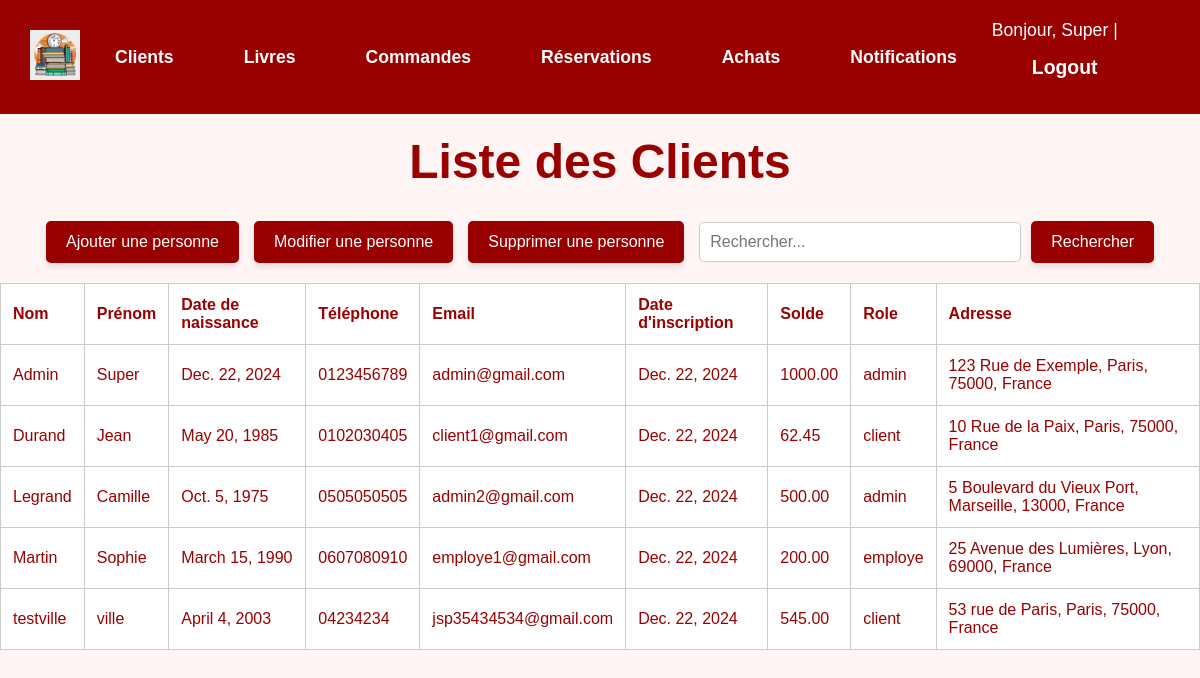
The page /personnes/ (signed in) on the database its author committed.
### gui/models.py (models this page shows, shortened)
class Personne(AbstractBaseUser, PermissionsMixin):
    nom = models.CharField(max_length=100)
    prenom = models.CharField(max_length=100)
    date_naissance = models.DateField()
    telephone = models.CharField(max_length=15)
    email = models.EmailField(max_length=50, primary_key=True)  # Champ unique pour l'identification
    date_creation = models.DateField(auto_now_add=True)
    solde = models.DecimalField(max_digits=10, decimal_places=2)
    adresse = models.ForeignKey('Adresse', on_delete=models.CASCADE)
    role = models.ForeignKey('Role', on_delete=models.CASCADE)
    is_active = models.BooleanField(default=True)
    is_staff = models.BooleanField(default=False)
    is_superuser = models.BooleanField(default=False)
    objects = PersonneManager()
    USERNAME_FIELD = 'email'  # Utiliser l'email comme identifiant unique
    REQUIRED_FIELDS = ['nom', 'prenom']
    class Meta:
        db_table = 'Personne'
    from decimal import Decimal  # Import pour des calculs précis

class Role(models.Model):
    type = models.CharField(max_length=50)
    class Meta:
        db_table = 'Role'
    def __str__(self):
        return self.type

class Adresse(models.Model):
    rue = models.CharField(max_length=255)
    n_rue = models.IntegerField()
    ville = models.ForeignKey(Ville, on_delete=models.CASCADE)
    """class Meta:
        db_table = 'Adresse'"""

class Ville(models.Model):
    nom_ville = models.CharField(max_length=100, primary_key=True)
    code_postal = models.CharField(max_length=10)
    pays = models.CharField(max_length=50)
    class Meta:
        db_table = 'Ville'

### gui/views.py (the view)
# urls.py: path('personnes/', PersonneList.as_view(), name='personnes_list'),
class PersonneList(StaffRequiredMixin,ListView):
    model = Personne
    template_name = 'gui/lister_personnes.html'
    def get_queryset(self):
        sort_by = self.request.GET.get('sort_by', 'nom')  # Par défaut : tri par 'nom'
        order = self.request.GET.get('order', 'asc')  # Par défaut : ordre ascendant
        sort_prefix = '' if order == 'asc' else '-'
        sorting_options = {
            'nom': 'nom',
            'prenom': 'prenom',
            'date_naissance': 'date_naissance',
            'email': 'email',
            'date_creation': 'date_creation',
            'solde': 'solde',
            'role': 'role',
            'adresse__ville__nom_ville': 'adresse__ville__nom_ville',
        }
        queryset = super().get_queryset()
        if sort_by in sorting_options:
            queryset = queryset.order_by(f"{sort_prefix}{sorting_options[sort_by]}")
        return queryset

### gui/views.py (called while the page is built)
    def test_func(self):
        return self.request.user.is_staff

### templates/gui/lister_personnes.html (shortened to what this page needs)
{% load static %}
<!DOCTYPE html>
<html lang="fr">
<head>
</head>
<body>
    {% include 'gui/navbar.html' %}
    <h1 style="color: #990000; text-align: center; font-size: 3em; margin-top: 20px;">Liste des Clients</h1>
    <div class="action-bar">
        <a href="/personnes/create/" class="button">Ajouter une personne</a>
        <a href="{% url 'personnes_select' %}" class="button">Modifier une personne</a>
        <a href="{% url 'personnes_delete' %}" class="button">Supprimer une personne</a>
        <form method="GET" action="{% url 'personnes_research' %}" style="display: inline-flex; align-items: center; gap: 10px;">
            <input type="text" id="search" name="search" placeholder="Rechercher..." value="{{ request.GET.search }}">
            <button type="submit" class="button">Rechercher</button>
        </form>
    </div>
    <table>
        <thead>
            <tr>
                <th><a href="?sort_by=nom&order={% if request.GET.sort_by == 'nom' and request.GET.order == 'asc' %}desc{% else %}asc{% endif %}">Nom</a></th>
                <th><a href="?sort_by=prenom&order={% if request.GET.sort_by == 'prenom' and request.GET.order == 'asc' %}desc{% else %}asc{% endif %}">Prénom</a></th>
                <th><a href="?sort_by=date_naissance&order={% if request.GET.sort_by == 'date_naissance' and request.GET.order == 'asc' %}desc{% else %}asc{% endif %}">Date de naissance</a></th>
                <th><a href="?sort_by=telephone&order={% if request.GET.sort_by == 'telephone' and request.GET.order == 'asc' %}desc{% else %}asc{% endif %}">Téléphone</a></th>
                <th><a href="?sort_by=email&order={% if request.GET.sort_by == 'email' and request.GET.order == 'asc' %}desc{% else %}asc{% endif %}">Email</a></th>
                <th><a href="?sort_by=date_creation&order={% if request.GET.sort_by == 'date_creation' and request.GET.order == 'asc' %}desc{% else %}asc{% endif %}">Date d'inscription</a></th>
                <th><a href="?sort_by=solde&order={% if request.GET.sort_by == 'solde' and request.GET.order == 'asc' %}desc{% else %}asc{% endif %}">Solde</a></th>
                <th><a href="?sort_by=role&order={% if request.GET.sort_by == 'role' and request.GET.order == 'asc' %}desc{% else %}asc{% endif %}">Role</a></th>
                <th><a href="?sort_by=adresse__ville__om_ville&order={% if request.GET.sort_by == 'adresse__ville__om_ville' and request.GET.order == 'asc' %}desc{% else %}asc{% endif %}">Adresse</a></th>
            </tr>
        </thead>
        <tbody>
            {% for personne in object_list %}
                <tr>
                    <td>{{ personne.nom }}</td>
                    <td>{{ personne.prenom }}</td>
                    <td>{{ personne.date_naissance }}</td>
                    <td>{{ personne.telephone }}</td>
                    <td>{{ personne.email }}</td>
                    <td>{{ personne.date_creation }}</td>
                    <td>{{ personne.solde }}</td>
                    <td>{{ personne.role }}</td>
                    <td>
                        {{ personne.adresse.n_rue }} {{ personne.adresse.rue }},
                        {{ personne.adresse.ville.nom_ville }},
                        {{ personne.adresse.ville.code_postal }},
                        {{ personne.adresse.ville.pays }}
                    </td>
                </tr>
            {% empty %}
            <tr class="empty-message">
                <td colspan="9">Aucune personne trouvée.</td>
            </tr>
            {% endfor %}
        </tbody>
    </table>
</body>
</html>

### templates/gui/navbar.html (shortened to what this page needs)
{% load static %}
<header>
    <a href="{% url 'homepage' %}">
        <img src="{% static 'images/logo_mdd.webp' %}" alt="Logo" class="logo">
    </a>
    <nav class="navbar">
        <a href="{% url 'personnes_list' %}" class="nav-button">Clients</a>
        <a href="{% url 'livres_list' %}" class="nav-button">Livres</a>
        <a href="{% url 'commandes_list' %}" class="nav-button">Commandes</a>
        <a href="{% url 'reservations_list' %}" class="nav-button">Réservations</a>
        <a href="{% url 'achats_list' %}" class="nav-button">Achats</a>
        <a href="{% url 'notifications_list' %}" class="nav-button">Notifications</a>
    </nav>
    <div class="user-info">
        {% if user.is_authenticated %}
            Bonjour, {{ user.prenom }} | <a href="{% url 'logout' %}" class="nav-button">Logout</a>
        {% else %}
            <a href="{% url 'login' %}" class="nav-button">Login</a>
        {% endif %}
    </div>
</header>

### templates/gui/lister_personnes.html (style rules this page uses)
body { font-family: Arial, sans-serif; background-color: #fff5f5; color: #990000; margin: 0; }
.navbar { display: flex; justify-content: center; background-color: #cc0000; padding: 10px 0; }
.action-bar { display: flex; justify-content: center; align-items: center; gap: 15px; margin: 20px 0; }
.action-bar a, .action-bar button { background-color: #990000; color: white; padding: 12px 20px; font-size: 1em; text-decoration: none; border: none; border-radius: 5px; cursor: pointer; box-shadow: 0 4px 6px rgba(0, 0, 0, 0.1); transition: background-color 0.3s; }
input[type="text"] { padding: 10px; font-size: 1em; border: 1px solid #ccc; border-radius: 5px; width: 300px; }
table { width: 100%; border-collapse: collapse; margin-top: 20px; border: 1px solid #ccc; }
th, td { padding: 12px; text-align: left; border: 1px solid #ccc; }
th a { color: #990000; text-decoration: none; }
th { background-color: #ffffff; color: #990000; }
td { background-color: #fff; }
tr:nth-child(even) { background-color: #f9f9f9; }

### templates/gui/navbar.html (style rules this page uses)
header { display: flex; flex-direction: row; justify-content: space-between; align-items: center; padding: 20px 30px; background-color: #990000; color: white; }
.logo { height: 50px; }
.user-info { font-size: 1.1em; }
.user-info a { color: white; text-decoration: none; margin-left: 15px; font-weight: bold; }
.navbar { display: flex; justify-content: center; width: 100%; margin: 0; background-color: #990000; }
.nav-button { background-color: #990000; color: white; padding: 15px 25px; text-decoration: none; text-align: center; font-size: 1.1em; margin: 0 10px; border: none; display: inline-block; font-weight: bold; transition: background-color 0.3s, transform 0.2s ease-in-out; }

### rows shown on the page
Personne: prenom "Super", nom "Admin", date_naissance "Dec. 22, 2024", telephone "0123456789", email "admin@gmail.com", date_creation "Dec. 22, 2024", solde "1000.00", role "admin", adresse.n_rue "123", adresse.rue "Rue de Exemple", adresse.ville.nom_ville "Paris", adresse.ville.code_postal "75000", adresse.ville.pays "France"
Personne: nom "Durand", prenom "Jean", date_naissance "May 20, 1985", telephone "0102030405", email "client1@gmail.com", date_creation "Dec. 22, 2024", solde "62.45", role "client", adresse.n_rue "10", adresse.rue "Rue de la Paix", adresse.ville.nom_ville "Paris", adresse.ville.code_postal "75000", adresse.ville.pays "France"
Personne: nom "Legrand", prenom "Camille", date_naissance "Oct. 5, 1975", telephone "0505050505", email "admin2@gmail.com", date_creation "Dec. 22, 2024", solde "500.00", role "admin", adresse.n_rue "5", adresse.rue "Boulevard du Vieux Port", adresse.ville.nom_ville "Marseille", adresse.ville.code_postal "13000", adresse.ville.pays "France"
Personne: nom "Martin", prenom "Sophie", date_naissance "March 15, 1990", telephone "0607080910", email "employe1@gmail.com", date_creation "Dec. 22, 2024", solde "200.00", role "employe", adresse.n_rue "25", adresse.rue "Avenue des Lumières", adresse.ville.nom_ville "Lyon", adresse.ville.code_postal "69000", adresse.ville.pays "France"
Personne: nom "testville", prenom "ville", date_naissance "April 4, 2003", telephone "04234234", email "jsp35434534@gmail.com", date_creation "Dec. 22, 2024", solde "545.00", role "client", adresse.n_rue "53", adresse.rue "rue de Paris", adresse.ville.nom_ville "Paris", adresse.ville.code_postal "75000", adresse.ville.pays "France"
